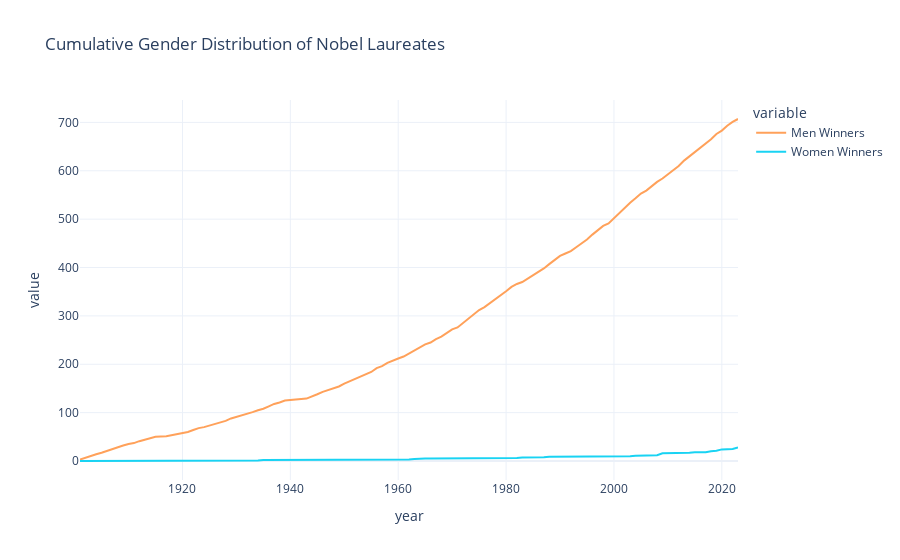

The notebook cell this image was saved under:
### Code cell
fig = px.line(gender_cumulative, x=gender_cumulative.index, y=['Men Winners', 'Women Winners'], title='Cumulative Gender Distribution of Nobel Laureates', color_discrete_map=custom_colors)
fig.update_layout(template='plotly_white')
fig.show()

### Figure 1 — Plotly figure (JSON) as saved in the notebook; plotly's stock layout.template omitted (floating-point values rounded to 4 significant figures)
{"data": [{"hovertemplate": "variable=Men Winners<br>year=%{x}<br>value=%{y}<extra></extra>", "legendgroup": "Men Winners", "line": {"color": "#FFA15A", "dash": "solid"}, "marker": {"symbol": "circle"}, "mode": "lines", "name": "Men Winners", "orientation": "v", "showlegend": true, "type": "scatter", "x": [1901, 1902, 1903, 1904, 1905, 1906, 1907, 1908, 1909, 1910, 1911, 1912, 1913, 1914, 1915, 1917, 1918, 1919, 1920, 1921, 1922, 1923, 1924, 1925, 1926, 1927, 1928, 1929, 1930, 1931, 1932, 1933, 1934, 1935, 1936, 1937, 1938, 1939, 1943, 1944, 1945, 1946, 1947, 1948, 1949, 1950, 1951, 1952, 1953, 1954, 1955, 1956, 1957, 1958, 1959, 1960, 1961, 1962, 1963, 1964, 1965, 1966, 1967, 1968, 1969, 1970, 1971, 1972, 1973, 1974, 1975, 1976, 1977, 1978, 1979, 1980, 1981, 1982, 1983, 1984, 1985, 1986, 1987, 1988, 1989, 1990, 1991, 1992, 1993, 1994, 1995, 1996, 1997, 1998, 1999, 2000, 2001, 2002, 2003, 2004, 2005, 2006, 2007, 2008, 2009, 2010, 2011, 2012, 2013, 2014, 2015, 2016, 2017, 2018, 2019, 2020, 2021, 2022, 2023], "xaxis": "x", "y": [3, 7, 11, 14, 17, 21, 24, 28, 32, 35, 37, 41, 44, 47, 50, 51, 53, 55, 58, 60, 64, 68, 70, 73, 76, 80, 83, 88, 91, 94, 98, 101, 105, 108, 113, 118, 121, 125, 129, 133, 138, 143, 147, 150, 154, 160, 165, 170, 174, 180, 184, 192, 196, 203, 208, 212, 216, 222, 229, 234, 241, 245, 252, 257, 265, 272, 276, 285, 294, 302, 312, 318, 326, 334, 343, 351, 360, 366, 370, 377, 383, 391, 398, 407, 415, 424, 429, 434, 442, 450, 458, 468, 477, 486, 491, 502, 514, 525, 534, 543, 553, 559, 568, 577, 584, 593, 602, 610, 621, 630, 638, 647, 657, 665, 676, 683, 693, 701, 707], "yaxis": "y"}, {"hovertemplate": "variable=Women Winners<br>year=%{x}<br>value=%{y}<extra></extra>", "legendgroup": "Women Winners", "line": {"color": "#19d3f3", "dash": "solid"}, "marker": {"symbol": "circle"}, "mode": "lines", "name": "Women Winners", "orientation": "v", "showlegend": true, "type": "scatter", "x": [1901, 1902, 1903, 1904, 1905, 1906, 1907, 1908, 1909, 1910, 1911, 1912, 1913, 1914, 1915, 1917, 1918, 1919, 1920, 1921, 1922, 1923, 1924, 1925, 1926, 1927, 1928, 1929, 1930, 1931, 1932, 1933, 1934, 1935, 1936, 1937, 1938, 1939, 1943, 1944, 1945, 1946, 1947, 1948, 1949, 1950, 1951, 1952, 1953, 1954, 1955, 1956, 1957, 1958, 1959, 1960, 1961, 1962, 1963, 1964, 1965, 1966, 1967, 1968, 1969, 1970, 1971, 1972, 1973, 1974, 1975, 1976, 1977, 1978, 1979, 1980, 1981, 1982, 1983, 1984, 1985, 1986, 1987, 1988, 1989, 1990, 1991, 1992, 1993, 1994, 1995, 1996, 1997, 1998, 1999, 2000, 2001, 2002, 2003, 2004, 2005, 2006, 2007, 2008, 2009, 2010, 2011, 2012, 2013, 2014, 2015, 2016, 2017, 2018, 2019, 2020, 2021, 2022, 2023], "xaxis": "x", "y": [0, 0, 1, 1, 1, 1, 1, 1, 1, 1, 1, 1, 1, 1, 1, 1, 1, 1, 1, 1, 1, 1, 1, 1, 1, 1, 1, 1, 1, 1, 1, 1, 1, 2, 2, 2, 2, 2, 2, 2, 2, 2, 3, 3, 3, 3, 3, 3, 3, 3, 3, 3, 3, 3, 3, 3, 3, 3, 4, 5, 5, 5, 5, 5, 5, 5, 5, 5, 5, 5, 5, 5, 6, 6, 6, 6, 6, 6, 7, 7, 7, 8, 8, 9, 9, 9, 9, 9, 9, 9, 10, 10, 10, 10, 10, 10, 10, 10, 10, 11, 11, 11, 11, 12, 16, 16, 16, 16, 16, 17, 18, 18, 18, 20, 21, 24, 24, 25, 28], "yaxis": "y"}], "layout": {"legend": {"title": {"text": "variable"}, "tracegroupgap": 0}, "title": {"text": "Cumulative Gender Distribution of Nobel Laureates"}, "xaxis": {"anchor": "y", "domain": [0, 1], "title": {"text": "year"}}, "yaxis": {"anchor": "x", "domain": [0, 1], "title": {"text": "value"}}}}
